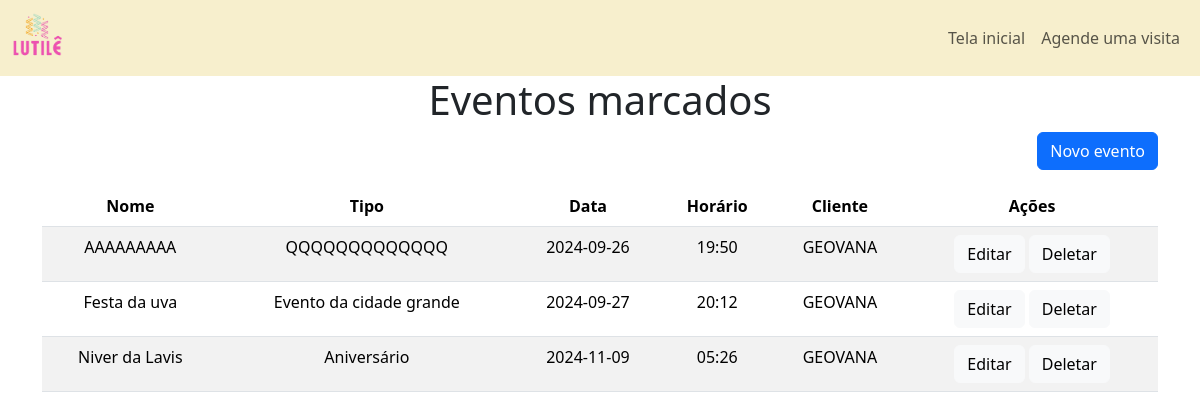
Screenshot of /admin/eventos with the database file from the repository.
### tables this page shows
CREATE TABLE `evento` (
  `data` DATE NOT NULL,
  `horario` VARCHAR(45) NOT NULL,
  `nome` VARCHAR(50) NOT NULL,
  `tipo` VARCHAR(45) NOT NULL,
  `cliente_cpf` VARCHAR(11) NOT NULL,
  PRIMARY KEY (`data`, `horario`),
  FOREIGN KEY (`cliente_cpf`)
    REFERENCES `cliente` (`cpf`)
    ON DELETE NO ACTION
    ON UPDATE NO ACTION
);

CREATE TABLE `cliente` (
  `cpf` VARCHAR(11) NOT NULL,
  `nome` VARCHAR(100) NOT NULL,
  `celular` VARCHAR(14) NOT NULL,
  `endereco` VARCHAR(100) NOT NULL,
  PRIMARY KEY (`cpf`)
);

### app.py (the view)
@app.route('/admin/eventos', methods=['GET'])
def eventos_admin():
    with get_connection() as conn:
        cursor = conn.cursor()
        cursor.execute('SELECT * FROM evento JOIN cliente ON evento.cliente_cpf = cliente.cpf')
        eventos = cursor.fetchall()
    return render_template('html/pages/admin/eventos-admin.html', eventos=eventos)

### app.py (called while the page is built)
def get_connection():
    return sqlite3.connect('instance/salao_festas.db')

@app.context_processor
def inject_active():
    def is_active(endpoint): #recebe o endpoint (rota) e verifica se é igual o endpoint atual, se for ele retorna a classeactive, se não retorna vazio
        return 'active' if request.endpoint == endpoint else ''
    return dict(is_active=is_active)

### templates/html/pages/admin/eventos-admin.html
{% extends "base.html" %}
{% block content %}
<h1 class="text-center">Eventos marcados</h1>
<div class="container d-flex flex-column align-items-center">
    <div class="w-100 d-flex justify-content-end mb-3">
        <a href="{{ url_for('novo_evento') }}" class="btn btn-primary">Novo evento</a>
    </div>
    <table class="table table-striped">
        <thead>
          <tr>
            <th scope="col" class="text-center">Nome</th>
            <th scope="col" class="text-center">Tipo</th>
            <th scope="col" class="text-center">Data</th>
            <th scope="col" class="text-center">Horário</th>
            <th scope="col" class="text-center">Cliente</th>
            <th scope="col" class="text-center">Ações</th>
          </tr>
        </thead>
        <tbody>
          {% for evento in eventos %}
          <tr>
              <td class="text-center">{{ evento[2] }}</td>
              <td class="text-center">{{ evento[3] }}</td>
              <td class="text-center">{{ evento[0] }}</td>
              <td class="text-center">{{ evento[1] }}</td>
              <td class="text-center">{{ evento[6] }}</td>
              <td class="text-center">
                <a href="{{ url_for('atualizar_evento', data_evento=evento[0], horario_evento=evento[1]) }}" class="btn btn-light" role="button">Editar</a>
                <a href="{{ url_for('cancelar_evento', data_evento=evento[0], horario_evento=evento[1]) }}" class="btn btn-light" role="button">Deletar</a>
              </td>
          </tr>
          {% endfor %}
        </tbody>
      </table>
</div>
{% endblock %}

### templates/base.html (shortened to what this page needs)
<!DOCTYPE html>
<html lang="en">
<head>
    <link href="https://cdn.jsdelivr.net/npm/bootstrap@5.3.2/dist/css/bootstrap.min.css" rel="stylesheet">
    <link href="https://cdn.jsdelivr.net/npm/@fullcalendar/core@5.11.3/main.min.css" rel="stylesheet">
    <link href="https://cdn.jsdelivr.net/npm/@fullcalendar/daygrid@5.11.3/main.min.css" rel="stylesheet">
    <link href="https://cdn.jsdelivr.net/npm/bootstrap@5.3.2/dist/css/bootstrap.min.css" rel="stylesheet">
    <link rel="stylesheet" href="https://cdn.jsdelivr.net/npm/bootstrap-icons@1.10.5/font/bootstrap-icons.css">
    <link rel="stylesheet" href="{{ url_for('static', filename='style/style.css') }}">
    <link rel="stylesheet" href="https://code.jquery.com/ui/1.12.1/themes/base/jquery-ui.css">
</head>
<body>
    <header>
        <nav class="navbar navbar-expand-md navbar-light" class="navbar">
            <div class="container-fluid">
                <a class="navbar-brand" href="#">
                    <img src="{{ url_for('static', filename='imgs/logo.png') }}" alt="Salão de festas Lutilê" height="50">
                </a>
                <div class="collapse navbar-collapse" id="navbarNav">
                    <ul class="navbar-nav ms-auto">
                        {% if session.cpf %}
                            {% if session.cpf == '000.000.000-00' %}
                                <li class="nav-item dropdown">
                                    <a class="nav-link dropdown-toggle" href="#" id="navbarDropdown" role="button" data-bs-toggle="dropdown" aria-expanded="false">
                                        {{ session.nome_cliente }}
                                    </a>
                                    <ul class="dropdown-menu dropdown-menu-end" aria-labelledby="navbarDropdown">
                                        <li><a class="dropdown-item" href="{{ url_for('dashboard_admin') }}">Tela inicial</a></li>
                                        <li><a class="dropdown-item" href="{{ url_for('perfil') }}">Perfil</a></li>
                                        <li><a class="dropdown-item" href="{{ url_for('agendamentos_admin') }}">Agendamentos</a></li>
                                        <li><a class="dropdown-item" href="{{ url_for('eventos_admin') }}">Eventos</a></li>
                                        <li><a class="dropdown-item" href="{{ url_for('clientes_admin') }}">Clientes</a></li>
                                        <li><a class="dropdown-item" href="{{ url_for('pagamentos_admin') }}">Pagamentos</a></li>
                                        <li><hr class="dropdown-divider"></li>
                                        <li><a class="dropdown-item" href="{{ url_for('logout') }}">Logout</a></li>
                                    </ul>
                                </li>
                            {% else %}
                                <li class="nav-item dropdown">
                                    <a class="nav-link dropdown-toggle" href="#" id="navbarDropdown" role="button" data-bs-toggle="dropdown" aria-expanded="false">
                                        {{ session.nome_cliente }}
                                    </a>
                                    <ul class="dropdown-menu dropdown-menu-end" aria-labelledby="navbarDropdown">
                                        <li><a class="dropdown-item" href="{{ url_for('dashboard_cliente') }}">Tela inicial</a></li>
                                        <li><a class="dropdown-item" href="{{ url_for('perfil') }}">Perfil</a></li>
                                        <li><a class="dropdown-item" href="{{ url_for('agendamentos_cliente') }}">Agendamentos</a></li>
                                        <li><a class="dropdown-item" href="{{ url_for('eventos_cliente') }}">Eventos</a></li>
                                        <li><hr class="dropdown-divider"></li>
                                        <li><a class="dropdown-item" href="{{ url_for('logout') }}">Logout</a></li>
                                    </ul>
                                </li>
                            {% endif %}
                        {% else %}
                            <li class="nav-item">
                                <a class="nav-link {{is_active('home')}}" aria-current="page" href="{{url_for('home')}}">Tela inicial</a>
                            </li>
                            <li class="nav-item">
                                <a class="nav-link {{is_active('login')}}" aria-current="page" href="{{url_for('login')}}">Agende uma visita</a>
                            </li>
                        {% endif %}
                    </ul>
                </div>
            </div>
        </nav>
    </header>
    <main>
        {% block content %}
        {% endblock %}
    </main>
</body>
</html>

### static/style/style.css (style rules this page uses)
.navbar { background-color: #f7efcd; color: #fff; }

### rows the page displays
evento: nome "AAAAAAAAA", tipo "QQQQQQQQQQQQQ", data "2024-09-26", horario "19:50", nome "GEOVANA"
evento: nome "Festa da uva", tipo "Evento da cidade grande", data "2024-09-27", horario "20:12", nome "GEOVANA"
evento: nome "Niver da Lavis", tipo "Aniversário", data "2024-11-09", horario "05:26", nome "GEOVANA"
